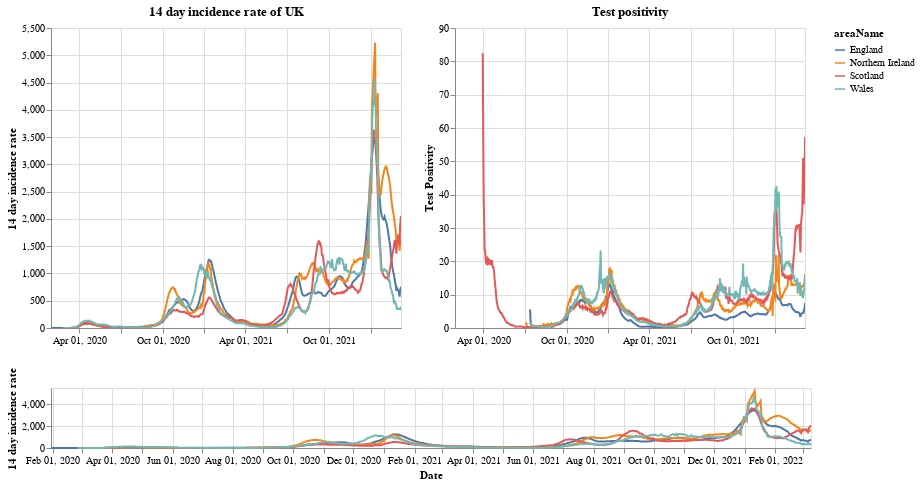

The notebook cell this image was saved under:
### Markdown cell above
# Plots

First a plot with each country in the UK. The top right shows the positivity rate for (which is the percentage of registered tests which were positive) while the top left is the 14 day incidence rate. The bottom chart can be used to select the timeframe (does not work on a mobile device).

### Code cell
#collapse
brush = alt.selection(type='interval', name='DateBrush',encodings=['x'],fields=['Time'])
leg_selection = alt.selection_multi(fields=['areaName'], bind='legend')

base = alt.Chart(uk_cases).mark_line().encode(
    x=alt.X("yearmonthdate(date):T", axis=alt.Axis(title='Date')),
    y=alt.Y("twoWeeklyCasesRate:Q", axis=alt.Axis(title='14 day incidence rate')),
    tooltip=['areaName', 'date','twoWeeklyCasesRate', 'testPositivity'],
    color='areaName',
    opacity=alt.condition(leg_selection, alt.value(2), alt.value(0.1))
).add_selection(leg_selection).properties(width=350)

upper = base.encode(alt.X('yearmonthdate(date):T', axis=alt.Axis(title=''),
                         scale=alt.Scale(domain=brush))
                   ).properties(title=f'14 day incidence rate of UK')
upper_right = upper.encode(alt.Y('testPositivity:Q', axis=alt.Axis(title='Test Positivity'))).properties(title='Test positivity')
lower = base.properties(height=60, width = 760).add_selection(brush)

(upper | upper_right) & lower

### Figure 1 — Vega-Lite specification as saved in the notebook (floating-point values rounded to 4 significant figures; data arrays with more than 128 entries replaced by an {"elided": "..."} marker saying what was removed)
{"config": {"view": {"continuousWidth": 400, "continuousHeight": 300}}, "vconcat": [{"hconcat": [{"mark": "line", "encoding": {"color": {"type": "nominal", "field": "areaName"}, "opacity": {"condition": {"value": 2, "selection": "selector001"}, "value": 0.1}, "tooltip": [{"type": "nominal", "field": "areaName"}, {"type": "temporal", "field": "date"}, {"type": "quantitative", "field": "twoWeeklyCasesRate"}, {"type": "quantitative", "field": "testPositivity"}], "x": {"type": "temporal", "axis": {"title": ""}, "field": "date", "scale": {"domain": {"selection": "DateBrush"}}, "timeUnit": "yearmonthdate"}, "y": {"type": "quantitative", "axis": {"title": "14 day incidence rate"}, "field": "twoWeeklyCasesRate"}}, "selection": {"selector001": {"type": "multi", "fields": ["areaName"], "bind": "legend"}}, "title": "14 day incidence rate of UK", "width": 350}, {"mark": "line", "encoding": {"color": {"type": "nominal", "field": "areaName"}, "opacity": {"condition": {"value": 2, "selection": "selector001"}, "value": 0.1}, "tooltip": [{"type": "nominal", "field": "areaName"}, {"type": "temporal", "field": "date"}, {"type": "quantitative", "field": "twoWeeklyCasesRate"}, {"type": "quantitative", "field": "testPositivity"}], "x": {"type": "temporal", "axis": {"title": ""}, "field": "date", "scale": {"domain": {"selection": "DateBrush"}}, "timeUnit": "yearmonthdate"}, "y": {"type": "quantitative", "axis": {"title": "Test Positivity"}, "field": "testPositivity"}}, "selection": {"selector001": {"type": "multi", "fields": ["areaName"], "bind": "legend"}}, "title": "Test positivity", "width": 350}]}, {"mark": "line", "encoding": {"color": {"type": "nominal", "field": "areaName"}, "opacity": {"condition": {"value": 2, "selection": "selector001"}, "value": 0.1}, "tooltip": [{"type": "nominal", "field": "areaName"}, {"type": "temporal", "field": "date"}, {"type": "quantitative", "field": "twoWeeklyCasesRate"}, {"type": "quantitative", "field": "testPositivity"}], "x": {"type": "temporal", "axis": {"title": "Date"}, "field": "date", "timeUnit": "yearmonthdate"}, "y": {"type": "quantitative", "axis": {"title": "14 day incidence rate"}, "field": "twoWeeklyCasesRate"}}, "height": 60, "selection": {"selector001": {"type": "multi", "fields": ["areaName"], "bind": "legend"}, "DateBrush": {"type": "interval", "encodings": ["x"], "fields": ["Time"]}}, "width": 760}], "data": {"name": "data-c540ebaffe0409983ba472a791fbbc81"}, "$schema": "https://vega.github.io/schema/vega-lite/v4.8.1.json", "datasets": {"data-c540ebaffe0409983ba472a791fbbc81": {"elided": "2996 records"}}}
